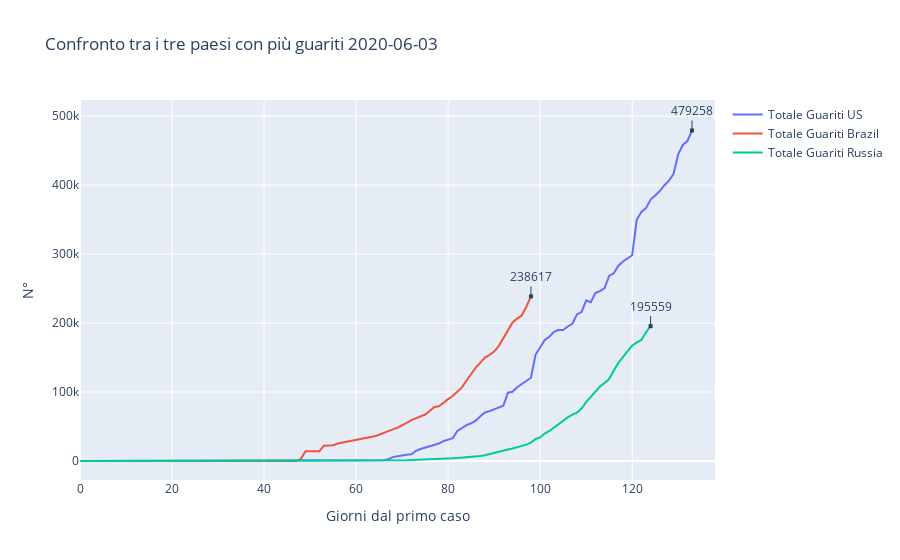

Notebook code for this chart:
### Markdown cell above
Quest'ultimo grafico rappresenta le curve dei tre paesi con il maggior numero di guarigioni. In questo caso abbiamo Cina, Iran ed Italia.

### Code cell
#Recupero la lista delle date e la data più recente (X axis)
date = kaggleDataset["Date"].unique().tolist()
maxDate = max(date)

#Recupero lae righe relative all'ultimo giorno
lastDay = kaggleDataset[kaggleDataset['Date']==maxDate]

#Recupero i tre paesi con il numero di guariti più alto
summedRecovered = lastDay.groupby(['Country/Region'])['Recovered'].sum().nlargest(3)
summedRecovered = pd.DataFrame(summedRecovered)
summedRecovered.reset_index(inplace=True)
paesi = summedRecovered['Country/Region'].tolist()

#Creo il grafico e lo customizzo
fig = go.Figure()
for p in paesi:
    dataframe = kaggleDataset[kaggleDataset['Country/Region']==p]
    dataframe = dataframe[dataframe['Confirmed']>0]
    dataframe = dataframe.groupby(['Date'])['Recovered'].sum()
    dataframe = pd.DataFrame(dataframe)
    dataframe.reset_index(inplace=True)
    index = dataframe.index.values.tolist()
    fig.add_trace(go.Scatter(x=index, y=dataframe['Recovered'], mode='lines', name='Totale Guariti '+p))
    value = summedRecovered[summedRecovered['Country/Region']==p]['Recovered']
    fig.add_annotation(x=max(index), y=int(value), text=str(int(summedRecovered[summedRecovered['Country/Region']==p]['Recovered'])))

fig.update_annotations(dict(xref="x", yref="y", showarrow=True, arrowhead=7, ax=0, ay=-20))
fig.update_layout(title='Confronto tra i tre paesi con più guariti '+ maxDate, xaxis_title='Giorni dal primo caso', yaxis_title='N°')
fig.show()

### Figure 1 — Plotly figure (JSON) as saved in the notebook; plotly's stock layout.template omitted (floating-point values rounded to 4 significant figures; data arrays with more than 128 entries replaced by an {"elided": "..."} marker saying what was removed)
{"data": [{"mode": "lines", "name": "Totale Guariti US", "type": "scatter", "x": {"elided": "134 int values"}, "y": {"elided": "134 int values"}}, {"mode": "lines", "name": "Totale Guariti Brazil", "type": "scatter", "x": [0, 1, 2, 3, 4, 5, 6, 7, 8, 9, 10, 11, 12, 13, 14, 15, 16, 17, 18, 19, 20, 21, 22, 23, 24, 25, 26, 27, 28, 29, 30, 31, 32, 33, 34, 35, 36, 37, 38, 39, 40, 41, 42, 43, 44, 45, 46, 47, 48, 49, 50, 51, 52, 53, 54, 55, 56, 57, 58, 59, 60, 61, 62, 63, 64, 65, 66, 67, 68, 69, 70, 71, 72, 73, 74, 75, 76, 77, 78, 79, 80, 81, 82, 83, 84, 85, 86, 87, 88, 89, 90, 91, 92, 93, 94, 95, 96, 97, 98], "y": [0, 0, 0, 0, 0, 0, 0, 0, 0, 0, 0, 0, 0, 0, 0, 0, 0, 0, 0, 1, 2, 2, 2, 2, 2, 2, 2, 2, 2, 6, 6, 6, 6, 120, 127, 127, 127, 127, 127, 127, 127, 127, 127, 173, 173, 173, 173, 173, 3046, 14026, 14026, 14026, 14026, 22130, 22130, 22991, 25318, 26573, 27655, 29160, 30152, 31142, 32544, 34132, 35935, 38039, 40937, 42991, 45815, 48221, 51370, 55350, 59297, 61685, 64957, 67384, 72597, 78424, 79479, 84970, 89672, 94122, 100459, 106794, 116683, 125960, 135430, 142587, 149911, 153833, 158593, 166647, 177604, 189476, 200892, 206555, 211080, 223638, 238617]}, {"mode": "lines", "name": "Totale Guariti Russia", "type": "scatter", "x": [0, 1, 2, 3, 4, 5, 6, 7, 8, 9, 10, 11, 12, 13, 14, 15, 16, 17, 18, 19, 20, 21, 22, 23, 24, 25, 26, 27, 28, 29, 30, 31, 32, 33, 34, 35, 36, 37, 38, 39, 40, 41, 42, 43, 44, 45, 46, 47, 48, 49, 50, 51, 52, 53, 54, 55, 56, 57, 58, 59, 60, 61, 62, 63, 64, 65, 66, 67, 68, 69, 70, 71, 72, 73, 74, 75, 76, 77, 78, 79, 80, 81, 82, 83, 84, 85, 86, 87, 88, 89, 90, 91, 92, 93, 94, 95, 96, 97, 98, 99, 100, 101, 102, 103, 104, 105, 106, 107, 108, 109, 110, 111, 112, 113, 114, 115, 116, 117, 118, 119, 120, 121, 122, 123, 124], "y": [0, 0, 0, 0, 0, 0, 0, 0, 0, 0, 0, 0, 2, 2, 2, 2, 2, 2, 2, 2, 2, 2, 2, 2, 2, 2, 2, 2, 2, 2, 2, 2, 2, 2, 2, 2, 2, 3, 3, 3, 3, 3, 3, 8, 8, 8, 8, 8, 9, 9, 12, 16, 16, 22, 29, 38, 45, 49, 64, 66, 121, 190, 235, 281, 333, 355, 406, 494, 580, 698, 795, 1045, 1291, 1470, 1694, 1986, 2304, 2590, 3057, 3291, 3446, 3873, 4420, 4891, 5568, 6250, 6767, 7346, 8456, 10286, 11619, 13220, 15013, 16639, 18095, 19865, 21327, 23803, 26608, 31916, 34306, 39801, 43512, 48003, 53530, 58226, 63166, 67373, 70209, 76130, 85392, 92681, 99825, 107936, 113299, 118798, 131129, 142208, 150993, 159257, 167469, 171883, 175514, 186602, 195559]}], "layout": {"annotations": [{"arrowhead": 7, "ax": 0, "ay": -20, "showarrow": true, "text": "479258", "x": 133, "xref": "x", "y": 479258, "yref": "y"}, {"arrowhead": 7, "ax": 0, "ay": -20, "showarrow": true, "text": "238617", "x": 98, "xref": "x", "y": 238617, "yref": "y"}, {"arrowhead": 7, "ax": 0, "ay": -20, "showarrow": true, "text": "195559", "x": 124, "xref": "x", "y": 195559, "yref": "y"}], "title": {"text": "Confronto tra i tre paesi con più guariti 2020-06-03"}, "xaxis": {"title": {"text": "Giorni dal primo caso"}}, "yaxis": {"title": {"text": "N°"}}}}
